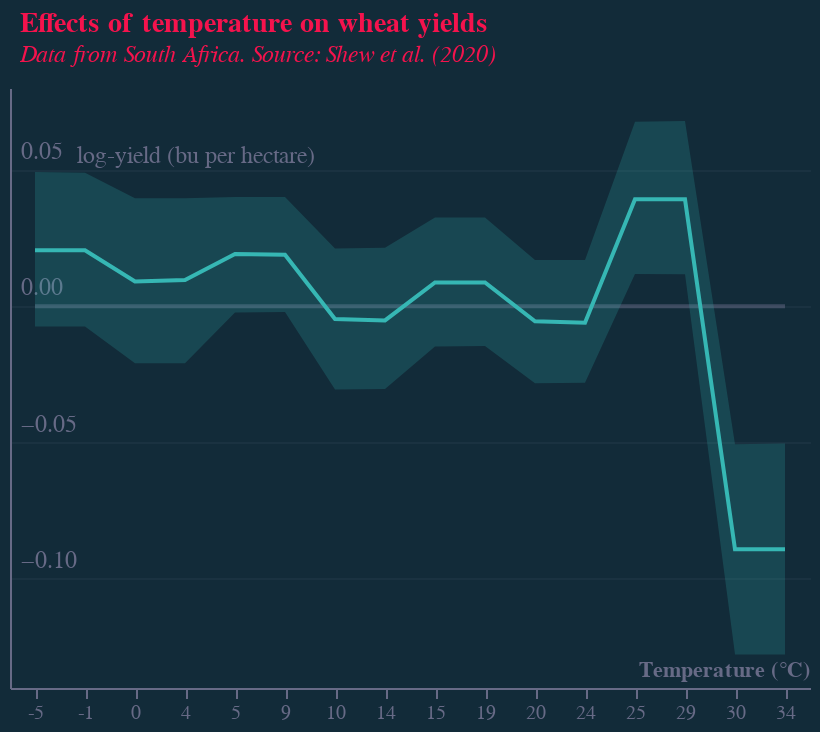

The notebook cell saved with this chart:
### Code cell
line.encoding.y.axis.titleFontSize = 12
line.encoding.y.axis.titleY += 5
line.encoding.y.axis.titleX += 3

theme = "_dark"
layer1 = (
    (
        (zeroLine+area + line).properties(height=300, width=400)
    )
    .configure_view(stroke=None)
    .properties(title=title)
)
layer1 = layer1.configure_axisYQuantitative(labelFontSize=12)
layer1 = layer1.configure_axisXQuantitative(labelFontSize=12)
layer1.config.font="Georgia"
layer1.config.background=colors["eco-background"]
layer1.config.view.stroke=None
layer1.title.fontSize = 14
layer1.title.subtitleFontSize = 12
layer1.title.dy -= 2
layer1.title.color = colors["eco-dot"]
layer1.title.subtitleColor = colors["eco-dot"]
layer1.save("visualisation/" + f + theme + ".json")
layer1.save("visualisation/" + f + theme + ".png")
readme = re.sub(f, f + theme, readme)
open("README.md", "a").write(readme)
layer1

### Figure 1 — Vega-Lite specification as saved in the notebook (floating-point values rounded to 4 significant figures)
{"config": {"view": {"continuousWidth": 400, "continuousHeight": 300, "stroke": null}, "axisXQuantitative": {"labelFontSize": 12}, "axisYQuantitative": {"labelFontSize": 12}, "background": "#122B39", "font": "Georgia"}, "layer": [{"mark": {"type": "line", "color": "#676A86", "opacity": 0.5}, "encoding": {"x": {"type": "nominal", "axis": {"domainColor": "#676A86", "grid": false, "labelAngle": 0, "labelColor": "#676A86", "orient": "bottom", "tickColor": "#676A86", "tickCount": 7, "title": "Temperature (°C)", "titleAlign": "right", "titleAnchor": "end", "titleColor": "#676A86", "titleY": -15}, "field": "x", "sort": []}, "y": {"type": "quantitative", "field": "z"}}}, {"mark": {"type": "area", "color": "#36B7B4", "opacity": 0.2}, "encoding": {"x": {"type": "nominal", "axis": {"domainColor": "#676A86", "grid": false, "labelAngle": 0, "labelColor": "#676A86", "orient": "bottom", "tickColor": "#676A86", "tickCount": 7, "title": "Temperature (°C)", "titleAlign": "right", "titleAnchor": "end", "titleColor": "#676A86", "titleY": -15}, "field": "x", "sort": []}, "y": {"type": "quantitative", "field": "bottom"}, "y2": {"field": "top"}}}, {"mark": {"type": "line", "color": "#36B7B4"}, "encoding": {"x": {"type": "nominal", "axis": {"domainColor": "#676A86", "grid": false, "labelAngle": 0, "labelColor": "#676A86", "orient": "bottom", "tickColor": "#676A86", "tickCount": 7, "title": "Temperature (°C)", "titleAlign": "right", "titleAnchor": "end", "titleColor": "#676A86", "titleY": -15}, "field": "x", "sort": []}, "y": {"type": "quantitative", "axis": {"domainColor": "#676A86", "format": ".2f", "grid": true, "gridColor": "#676A86", "gridOpacity": 0.1, "labelAlign": "left", "labelBaseline": "middle", "labelColor": "#676A86", "labelOffset": -10, "labelPadding": -5, "tickColor": "#676A86", "tickCount": 4, "ticks": false, "title": "log-yield (bu per hectare)", "titleAlign": "left", "titleAnchor": "start", "titleAngle": 0, "titleBaseline": "bottom", "titleColor": "#676A86", "titleFontSize": 12, "titleFontWeight": "normal", "titleX": 33, "titleY": 40}, "field": "a", "sort": []}}}], "data": {"name": "data-3193ed533d4f6db746b56e3d18fc99c1"}, "height": 300, "title": {"text": "Effects of temperature on wheat yields", "align": "left", "anchor": "start", "color": "#F4134D", "dx": 5, "dy": -7, "fontSize": 14, "subtitle": ["Data from South Africa. Source: Shew et al. (2020)"], "subtitleColor": "#F4134D", "subtitleFontSize": 12, "subtitleFontStyle": "italic"}, "width": 400, "$schema": "https://vega.github.io/schema/vega-lite/v4.8.1.json", "datasets": {"data-3193ed533d4f6db746b56e3d18fc99c1": [{"x": -5, "top": 0.04922, "a": 0.0205, "bottom": -0.007443, "z": 0}, {"x": -1, "top": 0.04893, "a": 0.02047, "bottom": -0.007468, "z": 0}, {"x": 0, "top": 0.03961, "a": 0.009083, "bottom": -0.02093, "z": 0}, {"x": 4, "top": 0.03959, "a": 0.009575, "bottom": -0.02096, "z": 0}, {"x": 5, "top": 0.04007, "a": 0.01914, "bottom": -0.002333, "z": 0}, {"x": 9, "top": 0.04007, "a": 0.01886, "bottom": -0.002101, "z": 0}, {"x": 10, "top": 0.02118, "a": -0.004694, "bottom": -0.03057, "z": 0}, {"x": 14, "top": 0.02141, "a": -0.005237, "bottom": -0.03033, "z": 0}, {"x": 15, "top": 0.03253, "a": 0.008727, "bottom": -0.01482, "z": 0}, {"x": 19, "top": 0.0325, "a": 0.008701, "bottom": -0.01458, "z": 0}, {"x": 20, "top": 0.01697, "a": -0.005535, "bottom": -0.0283, "z": 0}, {"x": 24, "top": 0.01695, "a": -0.006078, "bottom": -0.02807, "z": 0}, {"x": 25, "top": 0.06765, "a": 0.03919, "bottom": 0.01177, "z": 0}, {"x": 29, "top": 0.06789, "a": 0.03917, "bottom": 0.01174, "z": 0}, {"x": 30, "top": -0.05062, "a": -0.08917, "bottom": -0.1277, "z": 0}, {"x": 34, "top": -0.05039, "a": -0.08917, "bottom": -0.1277, "z": 0}]}}
